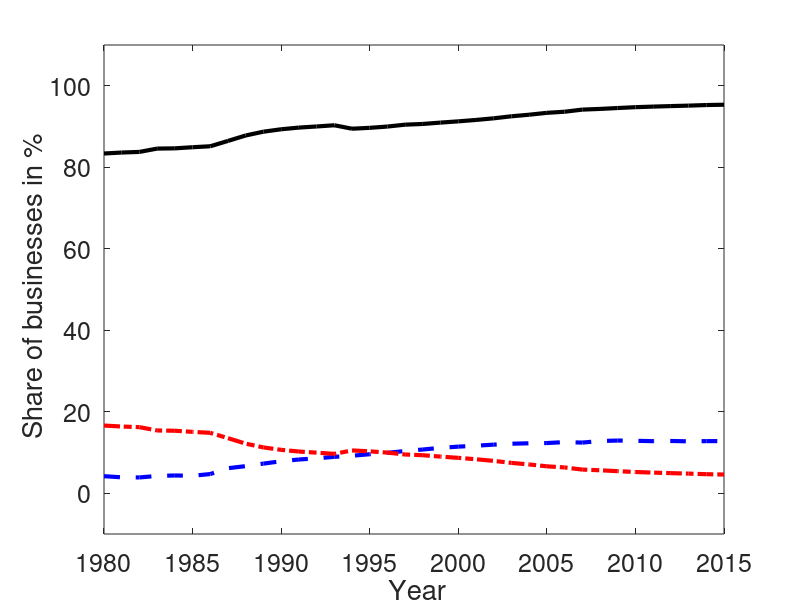

Here is the MATLAB script that generated this plot: (Note: this script raises an error after producing the figure.)

clear;
clc;

load data;       % IRS data from SOI
load wageshare;  % selected data by business receipts, S-corp and C-corp for the years 2007, 2013, 2019

% Statistics from Integrated Business Data

time_IBD = 1980:1:2015;
le = size(time_IBD);
maxle = le(1,2);


share_corp = 100*IRSIBD(7,:)./IRSIBD(1,:); % corporation/total businesses
share_Ccorp = 100*IRSIBD(13,:)./IRSIBD(1,:); % C-corporation/total businesses
share_Scorp = 100*IRSIBD(25,:)./IRSIBD(1,:); % S-corporation/total businesses
share_partner = 100*IRSIBD(31,:)./IRSIBD(1,:); % partnerships/total businesses
share_sole = 100*IRSIBD(55,:)./IRSIBD(1,:);  % sole props/total businesses

share_passthroughs = share_Scorp + share_sole + share_partner;

fig1 = plot(time_IBD, share_passthroughs,'k-', time_IBD, share_Scorp, 'b--', time_IBD, share_Ccorp, 'r-.')
xlabel(' Year');
ylabel(' Share of businesses in %');
%title('\bf Share of Businesses')
%legend('Passthroughs', 'S-corporations', 'C-corporations', 'Location', 'NorthWest');
axis([time_IBD(1) time_IBD(maxle) -10 110]);
set(fig1,  'LineWidth',3);
set(gca, 'FontSize',18);
%saveas(gca, 'shareLFOversion1','epsc')

%pause;
close all;

yyaxis right
plot(time_IBD, share_passthroughs, 'k-', 'LineWidth', 3);
ylim([70 100])
ylabel('Share of pass-throughs in %', 'Rotation', 270);
set(gca, 'FontSize', 18, 'YColor', 'k');
yyaxis left
plot(time_IBD, share_Scorp, 'b--', time_IBD, share_Ccorp, 'r-.', 'LineWidth', 3);
ylim([0 20])
ylabel(' Share of S-corp., C-corp. in %');
xlim([time_IBD(1), time_IBD(maxle)])
xlabel('Year');
%title('Share of Businesses');
set(gca, 'FontSize', 18, 'YColor', 'k');
saveas(gca, 'shareLFO', 'epsc');

%pause;
close all;


share_corp_netincome = 100*IRSIBD(10,:)./IRSIBD(4,:);  % net income less deficit of corporations / net income less deficit of all businesses
share_Ccorp_netincome = 100*IRSIBD(16,:)./IRSIBD(4,:);  % net income less deficit of C-corporations / net income less deficit of all businesses
share_Scorp_netincome = 100*IRSIBD(28,:)./IRSIBD(4,:);  % net income less deficit of S-corporations / net income less deficit of all businesses
share_partner_netincome = 100*IRSIBD(34,:)./IRSIBD(4,:);  % net income less deficit of partnerships / net income less deficit of all businesses
share_sole_netincome = 100*IRSIBD(58,:)./IRSIBD(4,:);  % net income less deficit of sole proprietors / net income less deficit of all businesses
share_passthroughs_netincome = share_Scorp_netincome + share_sole_netincome + share_partner_netincome;


fig2 = plot(time_IBD, share_passthroughs_netincome,'k-', time_IBD, share_Scorp_netincome, 'b--', time_IBD, share_Ccorp_netincome, 'r-.')
xlabel('Year');
ylabel(' Share of net income in %');
%title('\bf Share of Net Income (less deficit)')
legend('Pass-throughs', 'S-corporations', 'C-corporations', 'Location', 'NorthEast');
axis([time_IBD(1) time_IBD(maxle) -10 110]);
set(fig2,  'LineWidth',3);
set(gca, 'FontSize',18);
saveas(gca, 'incomeLFO','epsc')

%pause;
close all;

share_corp_busreceipts = 100*IRSIBD(9,:)./IRSIBD(3,:);  % net income less deficit of corporations / net income less deficit of all businesses
share_Ccorp_busreceipts = 100*IRSIBD(15,:)./IRSIBD(3,:);  % net income less deficit of C-corporations / net income less deficit of all businesses
share_Scorp_busreceipts = 100*IRSIBD(27,:)./IRSIBD(3,:);  % net income less deficit of S-corporations / net income less deficit of all businesses
share_partner_busreceipts = 100*IRSIBD(33,:)./IRSIBD(3,:);  % net income less deficit of partnerships / net income less deficit of all businesses
share_sole_busreceipts = 100*IRSIBD(57,:)./IRSIBD(3,:);  % net income less deficit of sole proprietors / net income less deficit of all businesses
share_passthroughs_busreceipts = share_Scorp_busreceipts + share_sole_busreceipts + share_partner_busreceipts;


fig2 = plot(time_IBD, share_passthroughs_busreceipts,'k-', time_IBD, share_Scorp_busreceipts, 'b--', time_IBD, share_Ccorp_busreceipts, 'r-.')
xlabel('Year');
ylabel(' Share of business receipts in %');
%title('\bf Share of Net Income (less deficit)')
legend('Pass-throughs', 'S-corporations', 'C-corporations', 'Location', 'NorthEast');
axis([time_IBD(1) time_IBD(maxle) -10 110]);
set(fig2,  'LineWidth',3);
set(gca, 'FontSize',18);
saveas(gca, 'busreceiptsLFO','epsc')


close all;



% Statistics from IRS

time_IRS = 1995:1:2020;
le = size(time_IRS);
maxle = le(1,2);

C_compensation = CCorp(47,:);  % officer compensation, C-corporation
C_netincome    = CCorp(65,:);  % net income less deficit, C-corporation
C_wage_share = 100.*C_compensation./(C_compensation + C_netincome);


S_compensation = SCorp(10,:);  % officer compensation, C-corporation
S_netincome    = SCorp(42,:);  % net income less deficit, C-corporation
S_wage_share = 100.*S_compensation./(S_compensation + S_netincome);


% fig3 = plot(time_IRS, S_wage_share,'b--', time_IRS, C_wage_share, 'r-.')
% xlabel('year');
% ylabel(' %');
% %title('\bf Business Owner Wages as Share of Net Income')
% %egend('S-corporations', 'C-corporations', 'Location', 'NorthWest');
% axis([time_IRS(1) time_IRS(maxle) 5 50]);
% set(fig3,  'LineWidth',3);
% set(gca, 'FontSize',18);
% saveas(gca, 'wageLFO','epsc')
% 
% %pause;
% close all;

fig3 = plot(time_IRS, S_wage_share,'b--')
xlabel('Year');
ylabel(' Wage share in % ');
%title('\bf Business Owner Wages as Share of Net Income')
%egend('S-corporations', 'C-corporations', 'Location', 'NorthWest');
axis([time_IRS(1) time_IRS(maxle) 20 60]);
set(fig3,  'LineWidth',3);
set(gca, 'FontSize',18);
saveas(gca, 'wageLFO','epsc')

%pause;
close all;


% statistics from NIPA

time_NIPA = 1971:1:2023;
le = size(time_NIPA);
maxle = le(1,2);

laborshare = 100.*NIPA(4,:)./NIPA(1,:); % compensation of employees/gross value added of corporate businesses.

fig3b = plot(time_NIPA, laborshare,'b-')
xlabel(' Year');
ylabel(' Corporate labor share in %');
%title('\bf Labor Share in Corporate Sector')
axis([time_NIPA(1) time_NIPA(maxle) 50 70]);
set(fig3b,  'LineWidth',3);
set(gca, 'FontSize',18);
saveas(gca, 'laborshare','epsc')


%pause;
close all;


% statistics on wage share for S-corporations and C-corporations

wage_Scorp_2007 = Swage2007(4,:)./(Swage2007(4,:)+Swage2007(6,:));
wage_Scorp_2013 = Swage2013(4,:)./(Swage2013(4,:)+Swage2013(6,:));
wage_Scorp_2019 = Swage2019(4,:)./(Swage2019(4,:)+Swage2019(6,:));

wage_Ccorp_2007 = Cwage2007(4,:)./(Cwage2007(4,:)+Cwage2007(6,:));
wage_Ccorp_2013 = Cwage2013(4,:)./(Cwage2013(4,:)+Cwage2013(6,:));
wage_Ccorp_2019 = Cwage2019(4,:)./(Cwage2019(4,:)+Cwage2019(6,:));


histo_Scorp_2007 = [100.*sum(Swage2007(4,2:6),2)./(sum(Swage2007(4,2:6),2)+sum(Swage2007(6,2:6),2)) % business receipts less than 1. Mio
                    100.*sum(Swage2007(4,7:8),2)./(sum(Swage2007(4,7:8),2)+sum(Swage2007(6,7:8),2)) % business receipt between 1 and 5 Mio
                    100.*sum(Swage2007(4,9),2)./(sum(Swage2007(4,9),2)+sum(Swage2007(6,9),2)) % business receipt between 5 and 10 Mio
                    100.*sum(Swage2007(4,10:11),2)./(sum(Swage2007(4,10:11),2)+sum(Swage2007(6,10:11),2))]; % business receipt larger than 10 Mio

histo_Ccorp_2007 = [100.*sum(Cwage2007(4,2:6),2)./(sum(Cwage2007(4,2:6),2)+sum(Cwage2007(6,2:6),2)) % business receipts less than 1. Mio
                    100.*sum(Cwage2007(4,7:8),2)./(sum(Cwage2007(4,7:8),2)+sum(Cwage2007(6,7:8),2)) % business receipt between 1 and 5 Mio
                    100.*sum(Cwage2007(4,9),2)./(sum(Cwage2007(4,9),2)+sum(Cwage2007(6,9),2)) % business receipt between 5 and 10 Mio
                    100.*sum(Cwage2007(4,10:13),2)./(sum(Cwage2007(4,10:13),2)+sum(Cwage2007(6,10:13),2))]; % business receipt larger than 10 Mio

histo_Scorp_2013 = [100.*sum(Swage2013(4,2:6),2)./(sum(Swage2013(4,2:6),2)+sum(Swage2013(6,2:6),2)) % business receipts less than 1. Mio
                    100.*sum(Swage2013(4,7:8),2)./(sum(Swage2013(4,7:8),2)+sum(Swage2013(6,7:8),2)) % business receipt between 1 and 5 Mio
                    100.*sum(Swage2013(4,9),2)./(sum(Swage2013(4,9),2)+sum(Swage2013(6,9),2)) % business receipt between 5 and 10 Mio
                    100.*sum(Swage2013(4,10:11),2)./(sum(Swage2013(4,10:11),2)+sum(Swage2013(6,10:11),2))]; % business receipt larger than 10 Mio

histo_Ccorp_2013 = [100.*sum(Cwage2013(4,2:6),2)./(sum(Cwage2013(4,2:6),2)+sum(Cwage2013(6,2:6),2)) % business receipts less than 1. Mio
                    100.*sum(Cwage2013(4,7:8),2)./(sum(Cwage2013(4,7:8),2)+sum(Cwage2013(6,7:8),2)) % business receipt between 1 and 5 Mio
                    100.*sum(Cwage2013(4,9),2)./(sum(Cwage2013(4,9),2)+sum(Cwage2013(6,9),2)) % business receipt between 5 and 10 Mio
                    100.*sum(Cwage2013(4,10:13),2)./(sum(Cwage2013(4,10:13),2)+sum(Cwage2013(6,10:13),2))]; % business receipt larger than 10 Mio



histo_Scorp_2019 = [100.*sum(Swage2019(4,2:6),2)./(sum(Swage2019(4,2:6),2)+sum(Swage2019(6,2:6),2)) % business receipts less than 1. Mio
                    100.*sum(Swage2019(4,7:8),2)./(sum(Swage2019(4,7:8),2)+sum(Swage2019(6,7:8),2)) % business receipt between 1 and 5 Mio
                    100.*sum(Swage2019(4,9),2)./(sum(Swage2019(4,9),2)+sum(Swage2019(6,9),2)) % business receipt between 5 and 10 Mio
                    100.*sum(Swage2019(4,10:12),2)./(sum(Swage2019(4,10:12),2)+sum(Swage2019(6,10:12),2))]; % business receipt larger than 10 Mio



histo_Ccorp_2019 = [100.*sum(Cwage2019(4,2:6),2)./(sum(Cwage2019(4,2:6),2)+sum(Cwage2019(6,2:6),2)) % business receipts less than 1. Mio
                    100.*sum(Cwage2019(4,7:8),2)./(sum(Cwage2019(4,7:8),2)+sum(Cwage2019(6,7:8),2)) % business receipt between 1 and 5 Mio
                    100.*sum(Cwage2019(4,9),2)./(sum(Cwage2019(4,9),2)+sum(Cwage2019(6,9),2)) % business receipt between 5 and 10 Mio
                    100.*sum(Cwage2019(4,10:14),2)./(sum(Cwage2019(4,10:14),2)+sum(Cwage2019(6,10:14),2))]; % business receipt larger than 10 Mio


histo_Scorp = [histo_Scorp_2007, histo_Scorp_2013, histo_Scorp_2019];
histo_Ccorp = [histo_Ccorp_2007, histo_Ccorp_2013, histo_Ccorp_2019];


categories = ["< $1 mil." "$1 - 5 mil." "$5 - 10 mil." "> $10 mil."];

fig4 = bar(categories,histo_Scorp);
legend('2007', '2013', '2019')
fig4(1).FaceColor = [0.3 0.3 0.3];
fig4(2).FaceColor = [0.7 0.7 0.7];
fig4(3).FaceColor = [0.9 0.9 0.9];
ylim([0 75])
set(fig4,  'LineWidth',2);
set(gca, 'FontSize',18);
ylabel(' %');
%saveas(gca, 'wageScorpthreeyears','epsc')

%pause;
close all;

fig4 = bar(categories,histo_Ccorp);
%legend('2007', '2013', '2019')
fig4(1).FaceColor = [0.3 0.3 0.3];
fig4(2).FaceColor = [0.7 0.7 0.7];
fig4(3).FaceColor = [0.9 0.9 0.9];
ylim([0 75])
ylabel(' %');
set(fig4,  'LineWidth',2);
set(gca, 'FontSize',18);
%saveas(gca, 'wageCcorpthreeyears','epsc')


%pause;
close all;


fig5 = bar(categories, [histo_Scorp_2013 histo_Ccorp_2013]);
legend('S-corporations', 'C-corporations')
fig5(1).FaceColor = [0.2 0.2 0.2];
fig5(2).FaceColor = [0.6 0.6 0.6];
ylim([0 100])
ylabel(' %');
set(fig5,  'LineWidth',2);
set(gca, 'FontSize',20);
%saveas(gca, 'wage2013','epsc')


%pause;
close all;


% share of businesses in different categories within LFO


business_Scorp_2013 = [100.*sum(Swage2013(7,2:6),2)./Swage2013(7,1) % business receipts less than 1. Mio
                    100.*sum(Swage2013(7,7:8),2)./Swage2013(7,1) % business receipt between 1 and 5 Mio
                    100.*sum(Swage2013(7,9),2)./Swage2013(7,1) % business receipt between 5 and 10 Mio
                    100.*sum(Swage2013(7,10:11),2)./Swage2013(7,1)]; % business receipt larger than 10 Mio



business_Ccorp_2013 = [100.*sum(Cwage2013(7,2:6),2)./Cwage2013(7,1) % business receipts less than 1. Mio
                    100.*sum(Cwage2013(7,7:8),2)./Cwage2013(7,1) % business receipt between 1 and 5 Mio
                    100.*sum(Cwage2013(7,9),2)./Cwage2013(7,1) % business receipt between 5 and 10 Mio
                    100.*sum(Cwage2013(7,10:13),2)./Cwage2013(7,1)]; % business receipt larger than 10 Mio



% share of business receipts in different categories within LFO

receipt_Scorp_2013 = [100.*sum(Swage2013(1,2:6),2)./Swage2013(1,1) % business receipts less than 1. Mio
                    100.*sum(Swage2013(1,7:8),2)./Swage2013(1,1) % business receipt between 1 and 5 Mio
                    100.*sum(Swage2013(1,9),2)./Swage2013(1,1) % business receipt between 5 and 10 Mio
                    100.*sum(Swage2013(1,10:11),2)./Swage2013(1,1)]; % business receipt larger than 10 Mio

receipt_Ccorp_2013 = [100.*sum(Cwage2013(1,2:6),2)./Cwage2013(1,1) % business receipts less than 1. Mio
                    100.*sum(Cwage2013(1,7:8),2)./Cwage2013(1,1) % business receipt between 1 and 5 Mio
                    100.*sum(Cwage2013(1,9),2)./Cwage2013(1,1) % business receipt between 5 and 10 Mio
                    100.*sum(Cwage2013(1,10:13),2)./Cwage2013(1,1)]; % business receipt larger than 10 Mio



fig6 = bar(categories, [business_Scorp_2013 business_Ccorp_2013]);
%legend('S-corporations', 'C-corporations')
fig6(1).FaceColor = [0.2 0.2 0.2];
fig6(2).FaceColor = [0.6 0.6 0.6];
ylim([0 100])
set(fig6,  'LineWidth',2);
set(gca, 'FontSize',20);
ylabel(' %');
%saveas(gca, 'sharebusinessLFO','epsc')

%pause;
close all;

fig7 = bar(categories, [receipt_Scorp_2013 receipt_Ccorp_2013]);
%legend('S-corporation', 'C-corporation')
fig7(1).FaceColor = [0.2 0.2 0.2];
fig7(2).FaceColor = [0.6 0.6 0.6];
ylim([0 100])
set(fig7,  'LineWidth',2);
set(gca, 'FontSize',20);
ylabel(' %');
%saveas(gca, 'sharereceiptLFO','epsc')


%pause;
close all;

